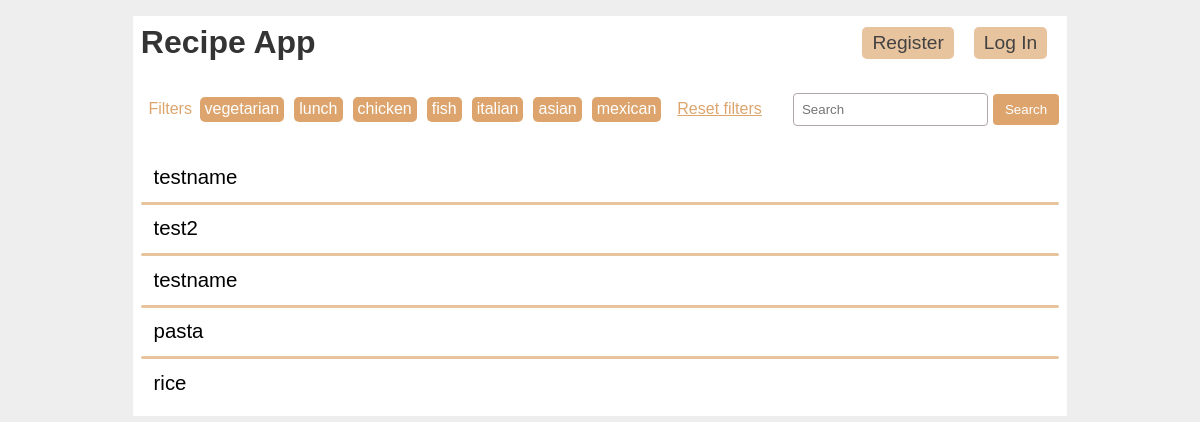
/, run on an earlier commit of the app's database.
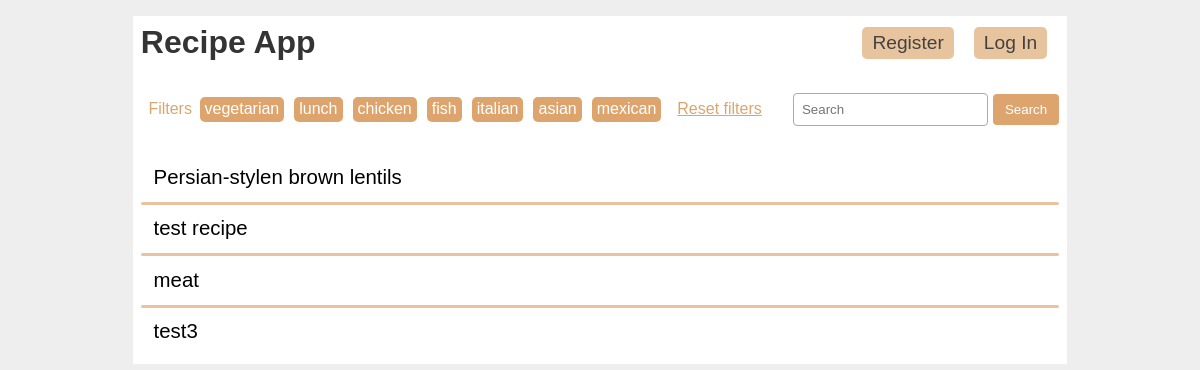
And on a later commit of the database.
### tables this page shows
CREATE TABLE recipes (
  id INTEGER PRIMARY KEY AUTOINCREMENT,
  title TEXT NOT NULL,
  ingredients TEXT NOT NULL,
  instructions TEXT NOT NULL,
  tags TEXT NOT NULL
);

### recipe_db/home.py (the view)
@bp.route('/')
def index():
    recipes = recipe_get_all()
    tags = recipe_get_popular_tags()
    return render_template('recipes/index.html', recipes=recipes, filter_words=tags)

### recipe_db/auth.py (called while the page is built)
@bp.before_app_request
def load_logged_in_user():
    user_id = session.get('user_id')
    if user_id is None:
        g.user = None
    else:
        g.user = user_get_user_by_id(user_id)
        if g.user is False:
            print("Warning: User ID is None!")

### recipe_db/db.py (called while the page is built)
def get_db():
    if 'db' not in g:
        g.db = sqlite3.connect(
            current_app.config['DATABASE'],
            detect_types=sqlite3.PARSE_DECLTYPES
        )
        g.db.row_factory = sqlite3.Row
    return g.db

def db_get_recipes():
    db = get_db()
    recipes = db.execute(
        'SELECT id, title, ingredients, instructions FROM recipes'
    ).fetchall()
    return  recipes

### recipe_db/recipe.py (called while the page is built)
def parse(recipe):
    recipe_fields = ['id', 'title', 'ingredients', 'instructions', 'tags']
    recipe = dict(zip(recipe_fields, recipe))
    return recipe

def format_recipes(cursor, single):
    if single == True:
        result = parse(cursor)
    else:
        result = list()
        for item in cursor:
            recipe = parse(item)
            result.append((recipe))
    return result

def recipe_get_all():
    recipes = db_get_recipes()
    recipe_list = format_recipes(recipes, single=False)
    return recipe_list

def recipe_get_popular_tags():
    tags = ['vegetarian', 'lunch', 'chicken', 'fish', 'italian', 'asian', 'mexican']
    return tags

### recipe_db/templates/recipes/index.html (shortened to what this page needs)
{% extends 'base.html' %}
{% block filters %}
<div class="filter-section">
  <div class="filter-buttons">
    <p class="filter-non-tag">Filters</p>
    {% for filter_word in filter_words %}
      <a href="{{ url_for('home.filter_recipes', filter=filter_word) }}" class="filter-button">{{ filter_word }}</a>
    {% endfor %}
    <a href="{{ url_for('home.filter_recipes', filter="reset") }}" class="filter-non-tag">Reset filters</a>
  </div>
  <div class="search-container">
    <form action="{{ url_for('home.search', query='search') }}" method="get">
      <input type="search" placeholder="Search" name="q" class="search-input">
      <button type="submit" class="search-button">Search</button>
    </form>
  </div>
</div>
{% endblock %}
{% block content %}
  <div class="recipe-list">
  {% for recipe in recipes %}
    <div class="recipe-title">
      <a class="action" href="{{ url_for('home.view_full_details', id=recipe['id']) }}">
        <p>{{ recipe['title'] }}</p>
      </a>
    </div>
  {% if not loop.last %}
  <hr>
  {% endif %}
  {% endfor %}
  </div>
{% endblock %}

### recipe_db/templates/base.html (shortened to what this page needs)
<!doctype html>
<link rel="stylesheet" href="{{ url_for('static', filename='style1.css') }}">
<link rel="stylesheet" href="{{ url_for('static', filename='nav_style.css') }}">
<link rel="stylesheet" href="{{ url_for('static', filename='form_style.css') }}">
<nav class="my-nav">
  <h1><a href="{{url_for('home.index')}}">Recipe App</a></h1>
  <ul>
    {% if g.user %}
      <li><a class="action" href="{{ url_for('home.create') }}">Add recipe</a>
      <li><a href="{{ url_for('auth.logout') }}">Log Out</a>
    {% else %}
      <li><a href="{{ url_for('auth.register') }}">Register</a>
      <li><a href="{{ url_for('auth.login') }}">Log In</a>
    {% endif %}
  </ul>
</nav>
<section class="content">
  {% block filters %}{% endblock %}
  {% block content %}{% endblock %}
</section>

### recipe_db/static/style1.css (style rules this page uses)
h1, h2, h3, h4, h5, h6 { font-family: sans-serif; color: var(--headings-color); margin: 1rem 0; }
p { margin: 0.1rem; padding: 0; }
a { color: var(--font-color); }
hr { border: none; border-top: 0.2rem solid var(--secondary-color); border-radius: 0.1rem; margin: 0.2rem 0rem; }
.content:last-child { margin-bottom: 0; }
.filter-section { margin-bottom: 2rem; display: flex; flex-wrap: wrap; align-items: center; }
.filter-buttons { flex: 1; display: flex; flex-wrap: wrap; align-items: center; margin-bottom: 3px; }
.filter-button { display: inline-block; padding: 3px 5px 4px 5px; margin-right: 10px; background-color: var(--primary-color); color: #fff; border-radius: 5px; text-decoration: none; }
.filter-non-tag { color: var(--primary-color); padding: 3px 6px 5px 6px; display: inline-block; }
.search-container form { display: flex; align-items: center; margin-bottom: 3px; }
.search-input { margin-bottom: 0; margin-right: 5px; padding: 8px; border: 1px solid var(--border-color); border-radius: 4px; }
.search-button { padding: 8px 12px; background-color: var(--primary-color); color: white; border: none; border-radius: 4px; cursor: pointer; }
.recipe-title > a:first-of-type { flex: auto; }

What changed in the data, as far as the page shows it:
removed recipes: title "testname"
removed recipes: title "test2"
removed recipes: title "pasta"
removed recipes: title "rice"
added recipes: title "Persian-stylen brown lentils"
changed recipes: title "testname" → "test recipe"
added recipes: title "meat"
added recipes: title "test3"
